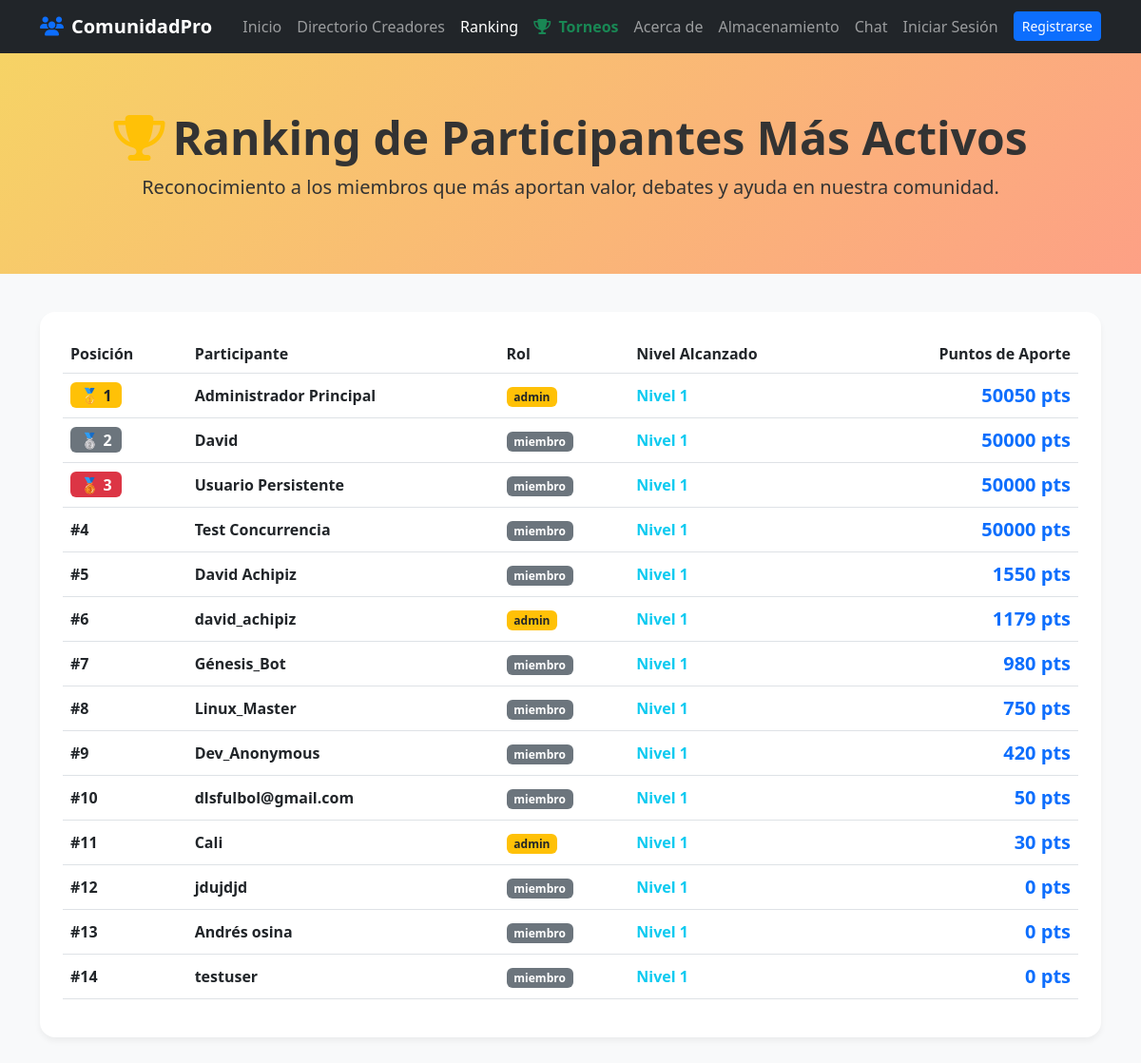
Before: /ranking with the older database file.
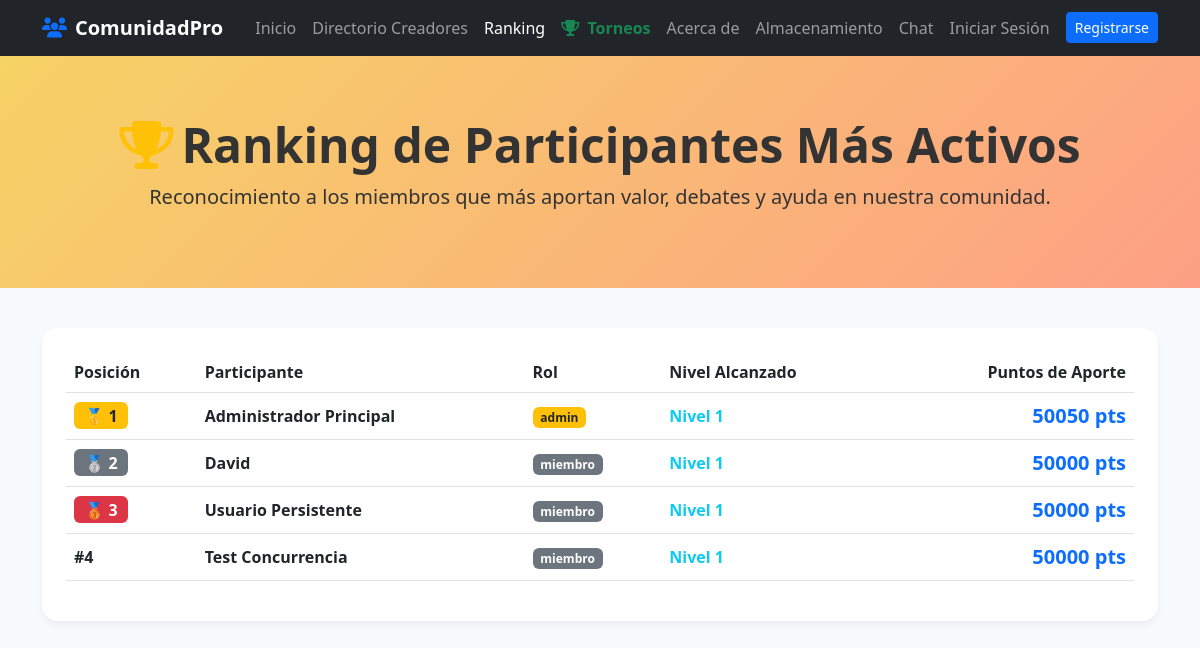
After: the same page with the newer database file.
### tables this page shows
CREATE TABLE usuarios (
            id INTEGER PRIMARY KEY AUTOINCREMENT,
            nombre TEXT NOT NULL,
            email TEXT UNIQUE NOT NULL,
            password TEXT NOT NULL,
            rol TEXT DEFAULT 'miembro', -- 'admin', 'moderador', 'creador', 'miembro'
            estado TEXT DEFAULT 'activo', -- 'activo', 'suspendido'
            puntos_contribucion INTEGER DEFAULT 0,
            nivel_maximo INTEGER DEFAULT 1,
            creado_en TIMESTAMP DEFAULT CURRENT_TIMESTAMP
        );

### gestor_comunidad.py (the view)
@app.route('/ranking')
def ranking_comunidad():
    conn = get_db_connection()
    conn.row_factory = sqlite3.Row
    c = conn.cursor()
    c.execute("SELECT * FROM usuarios ORDER BY puntos_contribucion DESC")
    miembros = c.fetchall()
    conn.close()
    return render_template('community_ranking.html', usuario=get_current_user(), miembros=miembros)

### gestor_comunidad.py (called while the page is built, shortened)
def get_db_connection():
    conn = sqlite3.connect(DB_PATH, timeout=30.0)
    conn.row_factory = sqlite3.Row
    try:
        conn.execute("PRAGMA journal_mode=WAL;")
        conn.execute("PRAGMA synchronous=NORMAL;")
    except Exception:
        pass
    return conn

@app.context_processor
def inject_config():
    try:
        conn = get_db_connection()
        conn.row_factory = sqlite3.Row
        rows = conn.execute("SELECT clave, valor FROM configuracion_plataforma").fetchall()
        conn.close()
        cfg = {row['clave']: row['valor'] for row in rows}
    except Exception:
        cfg = {
            "titulo_plataforma": "ComunidadPro",
            "color_principal": "#667eea",
            "color_secundario": "#764ba2",
            "mensaje_bienvenida": "Únete a nuestros grupos oficiales y descubre talento de creadores independientes.",
            "footer_texto": "ComunidadPro - Todos los derechos reservados 2026",
            "modo_juegos_activo": "1"
        }
    return dict(cfg=cfg)

def get_current_user():
    return None

### templates/community_ranking.html (shortened to what this page needs)
<!DOCTYPE html>
<html lang="es">
<head>
    <link href="https://cdn.jsdelivr.net/npm/bootstrap@5.3.0/dist/css/bootstrap.min.css" rel="stylesheet">
    <link rel="stylesheet" href="https://cdnjs.cloudflare.com/ajax/libs/font-awesome/6.4.0/css/all.min.css">
</head>
<body>
    <nav class="navbar navbar-expand-lg navbar-dark bg-dark">
        <div class="container">
            <a class="navbar-brand fw-bold" href="{{ url_for('index') }}"><i class="fas fa-users text-primary me-2"></i>ComunidadPro</a>
            <div class="collapse navbar-collapse" id="navbarNav">
                <ul class="navbar-nav ms-auto">
                    <li class="nav-item"><a class="nav-link" href="{{ url_for('index') }}">Inicio</a></li>
                    <li class="nav-item"><a class="nav-link" href="{{ url_for('creadores') }}">Directorio Creadores</a></li>
                    <li class="nav-item"><a class="nav-link active" href="{{ url_for('ranking_comunidad') }}">Ranking</a></li>
                    <li class="nav-item"><a class="nav-link text-success fw-bold" href="{{ url_for('torneos_publicos') }}"><i class="fas fa-trophy me-1"></i> Torneos</a></li>
                    <li class="nav-item"><a class="nav-link" href="{{ url_for('about') }}">Acerca de</a></li>
                    <li class="nav-item"><a class="nav-link" href="{{ url_for('almacenamiento_vista') }}">Almacenamiento</a></li>
                    <li class="nav-item"><a class="nav-link" href="{{ url_for('chat_comunidad_vista') }}">Chat</a></li>
                    {% if usuario %}
                        <li class="nav-item"><a class="nav-link" href="{{ url_for('dashboard') }}">Panel</a></li>
                        {% if usuario.rol == 'admin' %}
                            <li class="nav-item"><a class="nav-link text-warning" href="{{ url_for('admin_panel') }}">Admin</a></li>
                        {% endif %}
                        <li class="nav-item"><a class="btn btn-outline-light btn-sm ms-2 mt-1" href="{{ url_for('logout') }}">Salir</a></li>
                    {% else %}
                        <li class="nav-item"><a class="nav-link" href="{{ url_for('login') }}">Iniciar Sesión</a></li>
                        <li class="nav-item"><a class="btn btn-primary btn-sm ms-2 mt-1" href="{{ url_for('register') }}">Registrarse</a></li>
                    {% endif %}
                </ul>
            </div>
        </div>
    </nav>
    <div class="hero text-center">
        <div class="container">
            <h1 class="display-5 fw-bold"><i class="fas fa-trophy text-warning me-2"></i>Ranking de Participantes Más Activos</h1>
            <p class="lead mt-2">Reconocimiento a los miembros que más aportan valor, debates y ayuda en nuestra comunidad.</p>
        </div>
    </div>
    <div class="container mb-5">
        <div class="card p-4">
            <div class="table-responsive">
                <table class="table align-middle">
                    <thead>
                        <tr>
                            <th>Posición</th>
                            <th>Participante</th>
                            <th>Rol</th>
                            <th>Nivel Alcanzado</th>
                            <th class="text-end">Puntos de Aporte</th>
                        </tr>
                    </thead>
                    <tbody>
                        {% for m in miembros %}
                            <tr>
                                <td class="fw-bold">
                                    {% if loop.index == 1 %}
                                        <span class="badge bg-warning text-dark fs-6">🥇 1</span>
                                    {% elif loop.index == 2 %}
                                        <span class="badge bg-secondary fs-6">🥈 2</span>
                                    {% elif loop.index == 3 %}
                                        <span class="badge bg-danger fs-6">🥉 3</span>
                                    {% else %}
                                        #{{ loop.index }}
                                    {% endif %}
                                </td>
                                <td class="fw-bold">{{ m.nombre }}</td>
                                <td><span class="badge bg-{{ 'warning text-dark' if m.rol == 'admin' else ('info' if m.rol == 'creador' else 'secondary') }}">{{ m.rol }}</span></td>
                                <td class="fw-bold text-info">Nivel {{ m['nivel_maximo'] if m and 'nivel_maximo' in m and m['nivel_maximo'] else 1 }}</td>
                                <td class="text-end fw-bold text-primary fs-5">{{ m.puntos_contribucion }} pts</td>
                            </tr>
                        {% endfor %}
                    </tbody>
                </table>
            </div>
        </div>
    </div>
</body>
</html>

### templates/community_ranking.html (style rules this page uses)
body { background-color: #f8f9fa; font-family: 'Segoe UI', Tahoma, Geneva, Verdana, sans-serif; }
.hero { background: linear-gradient(135deg, #f6d365 0%, #fda085 100%); color: #333; padding: 60px 0; margin-bottom: 40px; }
.card { border: none; border-radius: 1rem; box-shadow: 0 4px 6px rgba(0,0,0,0.05); }

Changed rows visible on the page:
removed usuarios: nombre "David Achipiz", rol "miembro", m "1", puntos_contribucion "1550"
removed usuarios: nombre "david_achipiz", rol "admin", m "1", puntos_contribucion "1179"
removed usuarios: nombre "Génesis_Bot", rol "miembro", m "1", puntos_contribucion "980"
removed usuarios: nombre "Linux_Master", rol "miembro", m "1", puntos_contribucion "750"
removed usuarios: nombre "Dev_Anonymous", rol "miembro", m "1", puntos_contribucion "420"
removed usuarios: nombre "dlsfulbol@gmail.com", rol "miembro", m "1", puntos_contribucion "50"
removed usuarios: nombre "Cali", rol "admin", m "1", puntos_contribucion "30"
removed usuarios: nombre "jdujdjd", rol "miembro", m "1", puntos_contribucion "0"
removed usuarios: nombre "Andrés osina", rol "miembro", m "1", puntos_contribucion "0"
removed usuarios: nombre "testuser", rol "miembro", m "1", puntos_contribucion "0"
